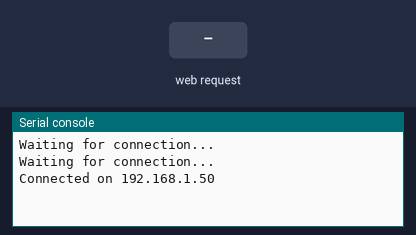
Bench run of a program on a simulated Raspberry Pi Pico running MicroPython. Parts: the last lines printed to the serial console. Inputs (shaded band) come from the test bench. WiFi joins after 1.5 s.

Above: at 3.2 s.
3.3 s: HTTP request GET /forward? received
At 4.3 s:
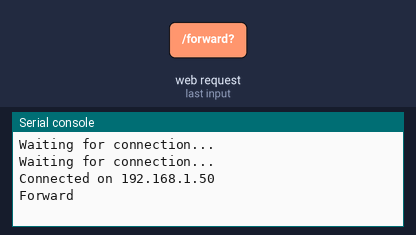
4.8 s: HTTP request GET /left? received
At 5.4 s:
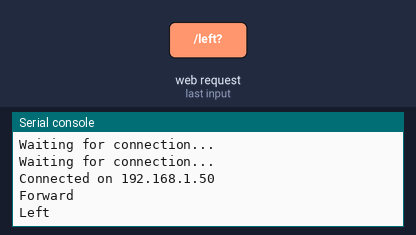
6.3 s: HTTP request GET /stop? received
At 7.5 s:
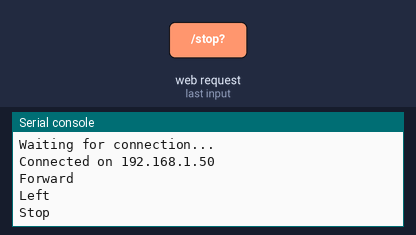
7.8 s: HTTP request GET /right? received
At 8.9 s:
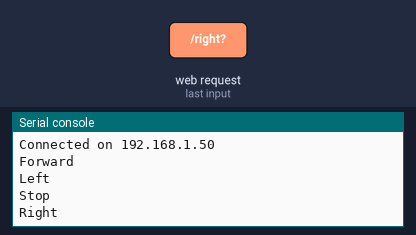
9.3 s: HTTP request GET /back? received
At 10.0 s:
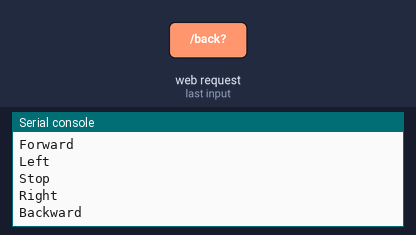

The program:

web_control_test.py
```python
import network
import socket
from time import sleep
import machine

# Yes, these could be in another file. But on the Pico! So no more secure. :)
SSID = "U+Net454C"
PASSWORD = "DDAE014478"

def move_forward():
    print ("Forward")

def move_backward():
    print ("Backward")

def move_stop():
    print ("Stop")

def move_left():
    print ("Left")

def move_right():
    print ("Right")

def connect():
    #Connect to WLAN
    wlan = network.WLAN(network.STA_IF)
    wlan.active(True)
    wlan.connect(SSID, PASSWORD)
    while wlan.isconnected() == False:
        print('Waiting for connection...')
        sleep(1)
    ip = wlan.ifconfig()[0]
    print(f'Connected on {ip}')
    return ip

def open_socket(ip):
    # Open a socket
    address = (ip, 80)
    connection = socket.socket()
    connection.bind(address)
    connection.listen(1)
    return connection

def webpage():
    #Template HTML
    html = f"""
            <!DOCTYPE html>
            <html>
            <head>
            <title>Zumo Robot Control</title>
            </head>
            <center><b>
            <form action="./forward">
            <input type="submit" value="Forward" style="height:300px; width:300px; font-size:30px" />
            </form>
            <table><tr>
            <td><form action="./left">
            <input type="submit" value="Left" style="height:300px; width:300px; font-size:30px" />
            </form></td>
            <td><form action="./stop">
            <input type="submit" value="Stop" style="height:300px; width:300px; font-size:30px" />
            </form></td>
            <td><form action="./right">
            <input type="submit" value="Right" style="height:300px; width:300px; font-size:30px" />
            </form></td>
            </tr></table>
            <form action="./back">
            <input type="submit" value="Back" style="height:300px; width:300px; font-size:30px" />
            </form>
            </body>
            </html>
            """
    return str(html)

def serve(connection):
    #Start web server
    while True:
        client = connection.accept()[0]
        request = client.recv(1024)
        request = str(request)
        try:
            request = request.split()[1]
        except IndexError:
            pass
        if request == '/forward?':
            move_forward()
        elif request =='/left?':
            move_left()
        elif request =='/stop?':
            move_stop()
        elif request =='/right?':
            move_right()
        elif request =='/back?':
            move_backward()
        html = webpage()
        client.send(html)
        client.close()

try:
    ip = connect()
    connection = open_socket(ip)
    serve(connection)
except KeyboardInterrupt:
    machine.reset()
```

Measured:
- after the input at 3.3 s, the serial console: prints a new line at once (image 1)
- after the input at 4.8 s, the serial console: prints a new line at once (image 2)
- after the input at 6.3 s, the serial console: prints a new line at once (image 3)
- after the input at 7.8 s, the serial console: prints a new line at once (image 4)
- after the input at 9.3 s, the serial console: prints a new line at once (image 5)
